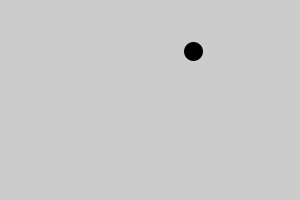
Frame 1 (no input)
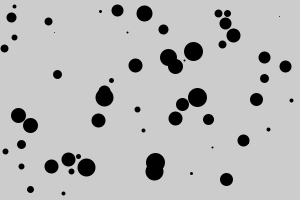
Frame 60 (the mouse pressed at the canvas centre just before this capture)
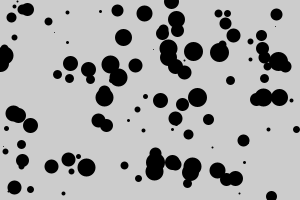
Frame 120 (the mouse held since frame 60 and released just before this capture)

The Processing sketch that drew these frames (run headless with seeded random() and noise(); from frame 60 on, the mouse is pressed at the canvas centre):

// Processing sketch: Puntos
// ── Puntos.pde
int x, y, grosor;

void setup(){
  size(300, 200);
}

void draw(){
    x = int(random(width));
    y = int(random(height));
    grosor = int(random(20));
    strokeWeight(grosor);
    point(x, y);
}
